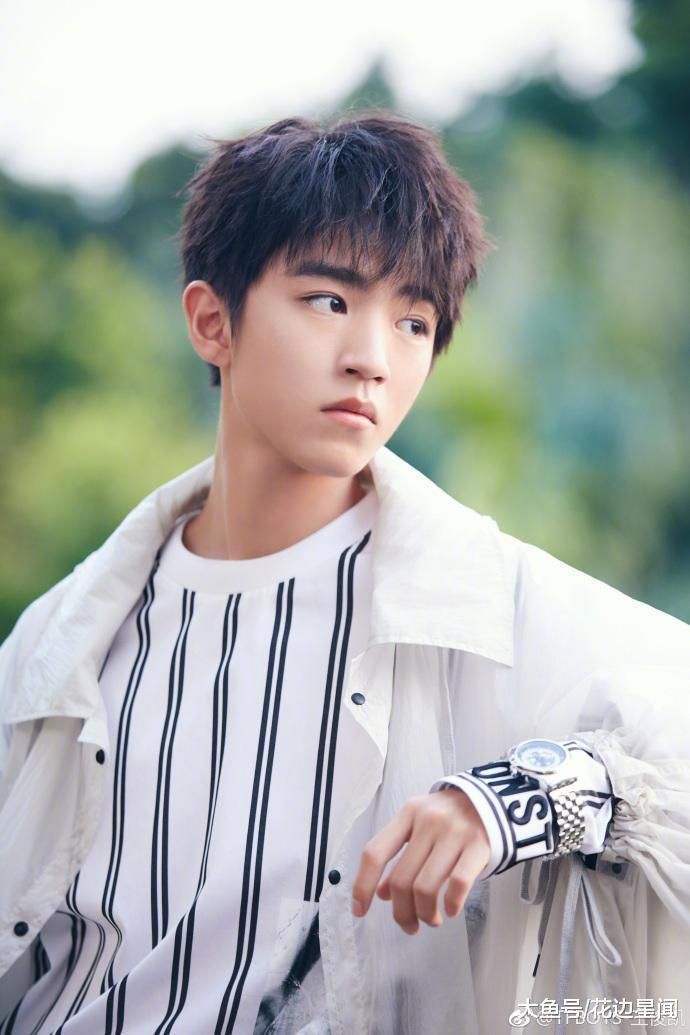
#> input picture katero/0000/img.jpeg, 690 x 1035 px
$ python 0000.py
#> lines starting #> are read from the running program, lines starting #| are printed output that depends on the picture
"""
问题
0000：将你的 QQ 头像（或者微博头像）右上角加上红色的数字，类似于微信未读信息数量那种提示效果。
"""
from PIL import Image, ImageDraw, ImageFont, ImageColor

def write_num_on_img(filePath, num):
#> called with filePath = 'img.jpeg', num = 4
    img = Image.open(filePath)
#> img is the input picture: PIL image 690x1035 RGB; mean R, G, B 168.2, 171.7, 167.8
    draw = ImageDraw.Draw(img)

    #设置数字颜色为红色
    colour = (255, 0, 0)
    #设置字体
    ttfont = ImageFont.truetype('C:/windows/fonts/Candara.ttf', 100)
    #位置，内容，颜色，字体
    draw.text((img.size[0]-60, 0), str(num), fill=colour, font=ttfont)

    #显示一幅已载入的图像
    img.show()
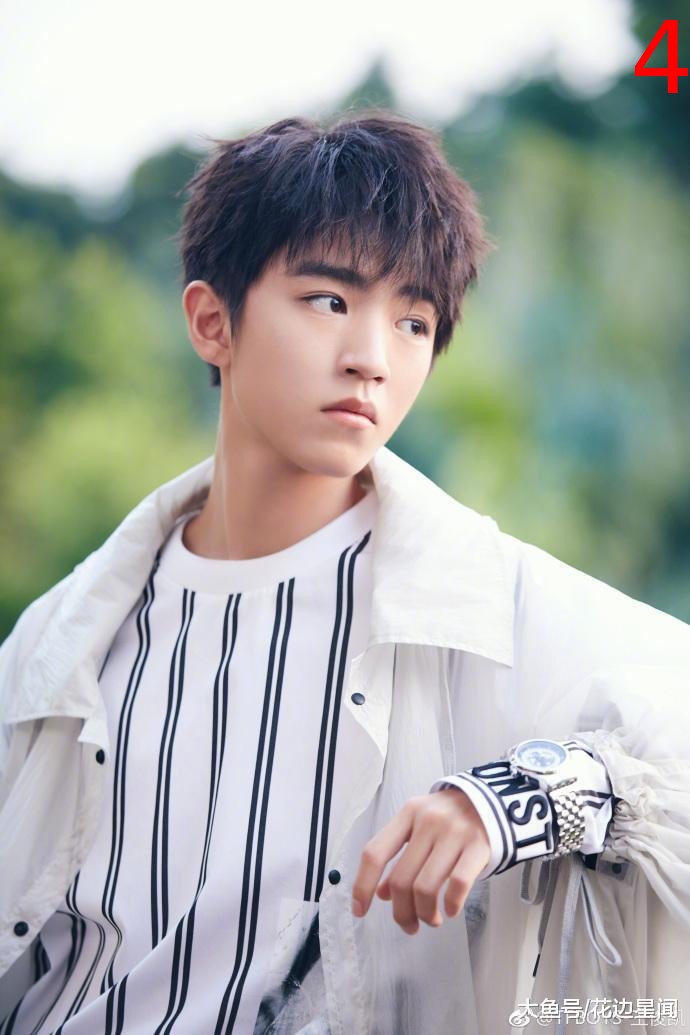
#> shown: PIL image 690x1035 RGB; mean R, G, B 168.6, 171.5, 167.6
    img.save('restult.jpg')

if __name__ == '__main__':
    write_num_on_img("img.jpeg", 4)
